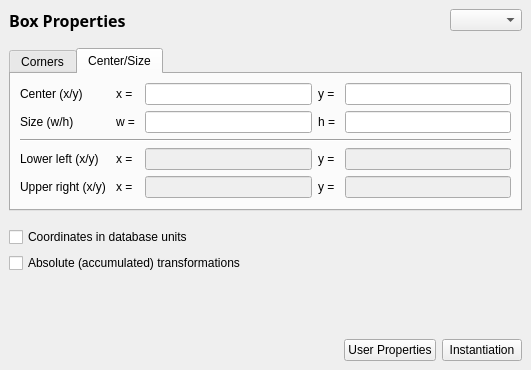
<?xml version="1.0" encoding="UTF-8"?>
<ui version="4.0">
 <class>BoxPropertiesPage</class>
 <widget class="QWidget" name="BoxPropertiesPage">
  <property name="geometry">
   <rect>
    <x>0</x>
    <y>0</y>
    <width>531</width>
    <height>370</height>
   </rect>
  </property>
  <property name="windowTitle">
   <string>Form</string>
  </property>
  <layout class="QVBoxLayout">
   <property name="spacing">
    <number>6</number>
   </property>
   <property name="margin" stdset="0">
    <number>9</number>
   </property>
   <item>
    <widget class="QFrame" name="frame1">
     <property name="frameShape">
      <enum>QFrame::NoFrame</enum>
     </property>
     <property name="frameShadow">
      <enum>QFrame::Raised</enum>
     </property>
     <layout class="QHBoxLayout">
      <property name="spacing">
       <number>6</number>
      </property>
      <property name="margin" stdset="0">
       <number>0</number>
      </property>
      <item>
       <widget class="QLabel" name="label_12">
        <property name="font">
         <font>
          <family>Sans Serif</family>
          <pointsize>12</pointsize>
          <italic>false</italic>
          <bold>true</bold>
          <underline>false</underline>
          <strikeout>false</strikeout>
         </font>
        </property>
        <property name="text">
         <string>Box Properties</string>
        </property>
       </widget>
      </item>
      <item>
       <widget class="QLabel" name="cell_lbl">
        <property name="sizePolicy">
         <sizepolicy hsizetype="Ignored" vsizetype="Preferred">
          <horstretch>1</horstretch>
          <verstretch>0</verstretch>
         </sizepolicy>
        </property>
        <property name="text">
         <string/>
        </property>
        <property name="alignment">
         <set>Qt::AlignRight|Qt::AlignTrailing|Qt::AlignVCenter</set>
        </property>
       </widget>
      </item>
      <item>
       <widget class="lay::LayerSelectionComboBox" name="layer_cbx">
        <property name="sizeAdjustPolicy">
         <enum>QComboBox::AdjustToContents</enum>
        </property>
       </widget>
      </item>
     </layout>
    </widget>
   </item>
   <item>
    <spacer>
     <property name="orientation">
      <enum>Qt::Vertical</enum>
     </property>
     <property name="sizeType">
      <enum>QSizePolicy::Fixed</enum>
     </property>
     <property name="sizeHint" stdset="0">
      <size>
       <width>20</width>
       <height>10</height>
      </size>
     </property>
    </spacer>
   </item>
   <item>
    <widget class="QTabWidget" name="mode_tab">
     <property name="currentIndex">
      <number>1</number>
     </property>
     <widget class="QWidget" name="tab_4">
      <attribute name="title">
       <string>Corners</string>
      </attribute>
      <layout class="QGridLayout">
       <property name="margin" stdset="0">
        <number>9</number>
       </property>
       <property name="spacing">
        <number>6</number>
       </property>
       <item row="1" column="1">
        <widget class="QLabel" name="label_16">
         <property name="text">
          <string>x = </string>
         </property>
        </widget>
       </item>
       <item row="2" column="0" colspan="5">
        <widget class="Line" name="line_2">
         <property name="orientation">
          <enum>Qt::Horizontal</enum>
         </property>
        </widget>
       </item>
       <item row="1" column="4">
        <widget class="QLineEdit" name="y2_le_1">
         <property name="sizePolicy">
          <sizepolicy hsizetype="Expanding" vsizetype="Fixed">
           <horstretch>1</horstretch>
           <verstretch>0</verstretch>
          </sizepolicy>
         </property>
        </widget>
       </item>
       <item row="0" column="2">
        <widget class="QLineEdit" name="x1_le_1">
         <property name="sizePolicy">
          <sizepolicy hsizetype="Expanding" vsizetype="Fixed">
           <horstretch>1</horstretch>
           <verstretch>0</verstretch>
          </sizepolicy>
         </property>
        </widget>
       </item>
       <item row="4" column="3">
        <widget class="QLabel" name="label_13">
         <property name="text">
          <string>h = </string>
         </property>
        </widget>
       </item>
       <item row="1" column="2">
        <widget class="QLineEdit" name="x2_le_1">
         <property name="sizePolicy">
          <sizepolicy hsizetype="Expanding" vsizetype="Fixed">
           <horstretch>1</horstretch>
           <verstretch>0</verstretch>
          </sizepolicy>
         </property>
        </widget>
       </item>
       <item row="4" column="0">
        <widget class="QLabel" name="label_17">
         <property name="text">
          <string>Width/height</string>
         </property>
        </widget>
       </item>
       <item row="0" column="4">
        <widget class="QLineEdit" name="y1_le_1">
         <property name="sizePolicy">
          <sizepolicy hsizetype="Expanding" vsizetype="Fixed">
           <horstretch>1</horstretch>
           <verstretch>0</verstretch>
          </sizepolicy>
         </property>
        </widget>
       </item>
       <item row="4" column="1">
        <widget class="QLabel" name="label_18">
         <property name="text">
          <string>w = </string>
         </property>
        </widget>
       </item>
       <item row="1" column="0">
        <widget class="QLabel" name="label_15">
         <property name="text">
          <string>Upper right (x/y) </string>
         </property>
        </widget>
       </item>
       <item row="4" column="2">
        <widget class="QLineEdit" name="w_le_1">
         <property name="enabled">
          <bool>false</bool>
         </property>
         <property name="sizePolicy">
          <sizepolicy hsizetype="Expanding" vsizetype="Fixed">
           <horstretch>1</horstretch>
           <verstretch>0</verstretch>
          </sizepolicy>
         </property>
         <property name="readOnly">
          <bool>true</bool>
         </property>
        </widget>
       </item>
       <item row="0" column="0">
        <widget class="QLabel" name="label_4">
         <property name="text">
          <string>Lower left (x/y)</string>
         </property>
        </widget>
       </item>
       <item row="1" column="3">
        <widget class="QLabel" name="label_11">
         <property name="text">
          <string>y = </string>
         </property>
        </widget>
       </item>
       <item row="0" column="1">
        <widget class="QLabel" name="label_14">
         <property name="text">
          <string>x = </string>
         </property>
        </widget>
       </item>
       <item row="4" column="4">
        <widget class="QLineEdit" name="h_le_1">
         <property name="enabled">
          <bool>false</bool>
         </property>
         <property name="sizePolicy">
          <sizepolicy hsizetype="Expanding" vsizetype="Fixed">
           <horstretch>1</horstretch>
           <verstretch>0</verstretch>
          </sizepolicy>
         </property>
         <property name="readOnly">
          <bool>true</bool>
         </property>
        </widget>
       </item>
       <item row="0" column="3">
        <widget class="QLabel" name="label_19">
         <property name="text">
          <string>y = </string>
         </property>
        </widget>
       </item>
       <item row="3" column="0">
        <widget class="QLabel" name="label_20">
         <property name="text">
          <string>Center (x/y)</string>
         </property>
        </widget>
       </item>
       <item row="3" column="1">
        <widget class="QLabel" name="label_21">
         <property name="text">
          <string>x = </string>
         </property>
        </widget>
       </item>
       <item row="3" column="3">
        <widget class="QLabel" name="label_22">
         <property name="text">
          <string>y = </string>
         </property>
        </widget>
       </item>
       <item row="3" column="2">
        <widget class="QLineEdit" name="cx_le_1">
         <property name="enabled">
          <bool>false</bool>
         </property>
         <property name="readOnly">
          <bool>true</bool>
         </property>
        </widget>
       </item>
       <item row="3" column="4">
        <widget class="QLineEdit" name="cy_le_1">
         <property name="enabled">
          <bool>false</bool>
         </property>
         <property name="readOnly">
          <bool>true</bool>
         </property>
        </widget>
       </item>
      </layout>
     </widget>
     <widget class="QWidget" name="tab_3">
      <attribute name="title">
       <string>Center/Size</string>
      </attribute>
      <layout class="QGridLayout">
       <property name="margin" stdset="0">
        <number>9</number>
       </property>
       <property name="spacing">
        <number>6</number>
       </property>
       <item row="3" column="4">
        <widget class="QLineEdit" name="y1_le_2">
         <property name="enabled">
          <bool>false</bool>
         </property>
         <property name="sizePolicy">
          <sizepolicy hsizetype="Expanding" vsizetype="Fixed">
           <horstretch>1</horstretch>
           <verstretch>0</verstretch>
          </sizepolicy>
         </property>
         <property name="readOnly">
          <bool>true</bool>
         </property>
        </widget>
       </item>
       <item row="0" column="4">
        <widget class="QLineEdit" name="cy_le_2">
         <property name="sizePolicy">
          <sizepolicy hsizetype="Expanding" vsizetype="Fixed">
           <horstretch>1</horstretch>
           <verstretch>0</verstretch>
          </sizepolicy>
         </property>
        </widget>
       </item>
       <item row="1" column="0">
        <widget class="QLabel" name="label_2">
         <property name="text">
          <string>Size (w/h)</string>
         </property>
        </widget>
       </item>
       <item row="2" column="0" colspan="5">
        <widget class="Line" name="line">
         <property name="orientation">
          <enum>Qt::Horizontal</enum>
         </property>
        </widget>
       </item>
       <item row="0" column="2">
        <widget class="QLineEdit" name="cx_le_2">
         <property name="sizePolicy">
          <sizepolicy hsizetype="Expanding" vsizetype="Fixed">
           <horstretch>1</horstretch>
           <verstretch>0</verstretch>
          </sizepolicy>
         </property>
        </widget>
       </item>
       <item row="1" column="1">
        <widget class="QLabel" name="label_6">
         <property name="text">
          <string>w = </string>
         </property>
        </widget>
       </item>
       <item row="0" column="0">
        <widget class="QLabel" name="label">
         <property name="text">
          <string>Center (x/y)</string>
         </property>
        </widget>
       </item>
       <item row="1" column="4">
        <widget class="QLineEdit" name="h_le_2">
         <property name="sizePolicy">
          <sizepolicy hsizetype="Expanding" vsizetype="Fixed">
           <horstretch>1</horstretch>
           <verstretch>0</verstretch>
          </sizepolicy>
         </property>
        </widget>
       </item>
       <item row="3" column="0">
        <widget class="QLabel" name="label_3">
         <property name="text">
          <string>Lower left (x/y)</string>
         </property>
        </widget>
       </item>
       <item row="3" column="3">
        <widget class="QLabel" name="label_10">
         <property name="text">
          <string>y = </string>
         </property>
        </widget>
       </item>
       <item row="0" column="3">
        <widget class="QLabel" name="label_7">
         <property name="text">
          <string>y = </string>
         </property>
        </widget>
       </item>
       <item row="1" column="2">
        <widget class="QLineEdit" name="w_le_2">
         <property name="sizePolicy">
          <sizepolicy hsizetype="Expanding" vsizetype="Fixed">
           <horstretch>1</horstretch>
           <verstretch>0</verstretch>
          </sizepolicy>
         </property>
        </widget>
       </item>
       <item row="1" column="3">
        <widget class="QLabel" name="label_8">
         <property name="text">
          <string>h = </string>
         </property>
        </widget>
       </item>
       <item row="3" column="2">
        <widget class="QLineEdit" name="x1_le_2">
         <property name="enabled">
          <bool>false</bool>
         </property>
         <property name="sizePolicy">
          <sizepolicy hsizetype="Expanding" vsizetype="Fixed">
           <horstretch>1</horstretch>
           <verstretch>0</verstretch>
          </sizepolicy>
         </property>
         <property name="readOnly">
          <bool>true</bool>
         </property>
        </widget>
       </item>
       <item row="3" column="1">
        <widget class="QLabel" name="label_9">
         <property name="text">
          <string>x = </string>
         </property>
        </widget>
       </item>
       <item row="0" column="1">
        <widget class="QLabel" name="label_5">
         <property name="text">
          <string>x = </string>
         </property>
        </widget>
       </item>
       <item row="4" column="2">
        <widget class="QLineEdit" name="x2_le_2">
         <property name="enabled">
          <bool>false</bool>
         </property>
         <property name="readOnly">
          <bool>true</bool>
         </property>
        </widget>
       </item>
       <item row="4" column="4">
        <widget class="QLineEdit" name="y2_le_2">
         <property name="enabled">
          <bool>false</bool>
         </property>
         <property name="readOnly">
          <bool>true</bool>
         </property>
        </widget>
       </item>
       <item row="4" column="0">
        <widget class="QLabel" name="label_23">
         <property name="text">
          <string>Upper right (x/y) </string>
         </property>
        </widget>
       </item>
       <item row="4" column="1">
        <widget class="QLabel" name="label_24">
         <property name="text">
          <string>x = </string>
         </property>
        </widget>
       </item>
       <item row="4" column="3">
        <widget class="QLabel" name="label_25">
         <property name="text">
          <string>y = </string>
         </property>
        </widget>
       </item>
      </layout>
     </widget>
    </widget>
   </item>
   <item>
    <spacer>
     <property name="orientation">
      <enum>Qt::Vertical</enum>
     </property>
     <property name="sizeType">
      <enum>QSizePolicy::Fixed</enum>
     </property>
     <property name="sizeHint" stdset="0">
      <size>
       <width>478</width>
       <height>10</height>
      </size>
     </property>
    </spacer>
   </item>
   <item>
    <widget class="QCheckBox" name="dbu_cb">
     <property name="text">
      <string>Coordinates in database units</string>
     </property>
    </widget>
   </item>
   <item>
    <widget class="QCheckBox" name="abs_cb">
     <property name="text">
      <string>Absolute (accumulated) transformations</string>
     </property>
    </widget>
   </item>
   <item>
    <spacer>
     <property name="orientation">
      <enum>Qt::Vertical</enum>
     </property>
     <property name="sizeHint" stdset="0">
      <size>
       <width>478</width>
       <height>16</height>
      </size>
     </property>
    </spacer>
   </item>
   <item>
    <widget class="QFrame" name="frame2">
     <property name="frameShape">
      <enum>QFrame::NoFrame</enum>
     </property>
     <property name="frameShadow">
      <enum>QFrame::Raised</enum>
     </property>
     <layout class="QHBoxLayout">
      <property name="spacing">
       <number>6</number>
      </property>
      <property name="margin" stdset="0">
       <number>0</number>
      </property>
      <item>
       <spacer>
        <property name="orientation">
         <enum>Qt::Horizontal</enum>
        </property>
        <property name="sizeHint" stdset="0">
         <size>
          <width>211</width>
          <height>20</height>
         </size>
        </property>
       </spacer>
      </item>
      <item>
       <widget class="QPushButton" name="prop_pb">
        <property name="text">
         <string>User Properties</string>
        </property>
       </widget>
      </item>
      <item>
       <widget class="QPushButton" name="inst_pb">
        <property name="text">
         <string>Instantiation</string>
        </property>
       </widget>
      </item>
     </layout>
    </widget>
   </item>
  </layout>
 </widget>
 <customwidgets>
  <customwidget>
   <class>lay::LayerSelectionComboBox</class>
   <extends>QComboBox</extends>
   <header>layWidgets.h</header>
  </customwidget>
 </customwidgets>
 <tabstops>
  <tabstop>mode_tab</tabstop>
  <tabstop>x1_le_1</tabstop>
  <tabstop>y1_le_1</tabstop>
  <tabstop>x2_le_1</tabstop>
  <tabstop>y2_le_1</tabstop>
  <tabstop>cx_le_1</tabstop>
  <tabstop>cy_le_1</tabstop>
  <tabstop>w_le_1</tabstop>
  <tabstop>h_le_1</tabstop>
  <tabstop>cx_le_2</tabstop>
  <tabstop>cy_le_2</tabstop>
  <tabstop>w_le_2</tabstop>
  <tabstop>h_le_2</tabstop>
  <tabstop>x1_le_2</tabstop>
  <tabstop>y1_le_2</tabstop>
  <tabstop>x2_le_2</tabstop>
  <tabstop>y2_le_2</tabstop>
  <tabstop>dbu_cb</tabstop>
  <tabstop>abs_cb</tabstop>
  <tabstop>prop_pb</tabstop>
  <tabstop>inst_pb</tabstop>
 </tabstops>
 <resources/>
 <connections/>
</ui>
